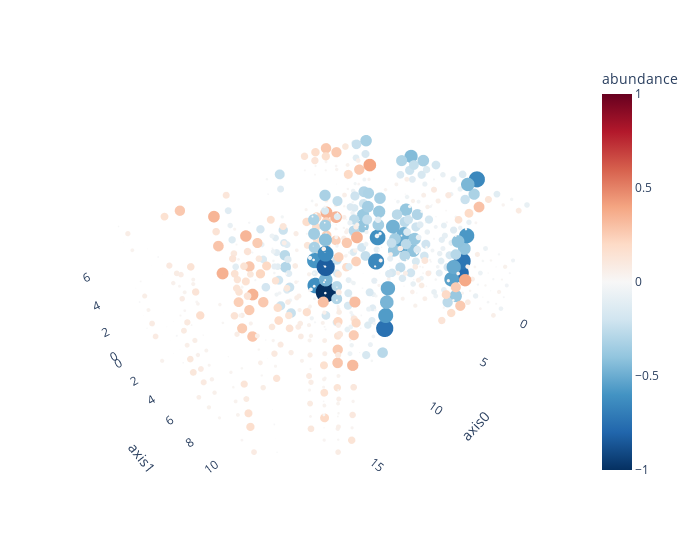

Notebook source saved alongside this figure:
### Code cell
# generate simulated data

true_rank = 5
true_shape = [20, 15, 10]
true_densities = [.2, .4, .6]

# re-seed simulated data until all factor matrices are full rank
full_rank = False
while not full_rank:
    # generate simulated tensor
    sim_tensor = simulated_sparse_tensor(
        shape=true_shape,                
        rank=true_rank,                         
        densities=true_densities, 
        factor_dist_list=[
            scipy.stats.uniform(loc=-1, scale=2),  
            scipy.stats.uniform(),  
            scipy.stats.uniform()
        ], 
        random_state=9481
    )
    # check that all factors are full rank
    full_rank = np.all([np.linalg.matrix_rank(factor) == true_rank for factor in sim_tensor.factors])

# visualize noiseless simulated data tensor
fig = visualize_3d_tensor(
    sim_tensor.to_tensor(noise_level=0),
    shell=False, 
    midpoint=0, 
    show_colorbar=True,
    label_axes=True, 
    range_color=[-1, 1], 
    opacity=1, 
)
fig.show()

### Figure 1 — Plotly figure (JSON) as saved in the notebook; plotly's stock layout.template omitted (floating-point values rounded to 4 significant figures; data arrays with more than 128 entries replaced by an {"elided": "..."} marker saying what was removed)
{"data": [{"hovertemplate": "axis0=%{x}<br>axis1=%{y}<br>axis2=%{z}<br>abs_exp=%{marker.size}<br>abundance=%{marker.color}<extra></extra>", "legendgroup": "", "marker": {"color": {"elided": "3000 float values"}, "coloraxis": "coloraxis", "line": {"width": 0}, "opacity": 1, "size": {"elided": "3000 float values"}, "sizemode": "area", "sizeref": 0.002624, "symbol": "circle"}, "mode": "markers", "name": "", "scene": "scene", "showlegend": false, "type": "scatter3d", "x": {"elided": "3000 int values"}, "y": {"elided": "3000 int values"}, "z": {"elided": "3000 int values"}}], "layout": {"coloraxis": {"cmax": 1, "cmid": 0, "cmin": -1, "colorbar": {"title": {"text": "abundance"}}, "colorscale": [[0, "rgb(5,48,97)"], [0.1, "rgb(33,102,172)"], [0.2, "rgb(67,147,195)"], [0.3, "rgb(146,197,222)"], [0.4, "rgb(209,229,240)"], [0.5, "rgb(247,247,247)"], [0.6, "rgb(253,219,199)"], [0.7, "rgb(244,165,130)"], [0.8, "rgb(214,96,77)"], [0.9, "rgb(178,24,43)"], [1, "rgb(103,0,31)"]], "showscale": true}, "legend": {"itemsizing": "constant", "tracegroupgap": 0}, "margin": {"t": 60}, "paper_bgcolor": "#fff", "plot_bgcolor": "#fff", "scene": {"aspectmode": "data", "domain": {"x": [0, 1], "y": [0, 1]}, "xaxis": {"showbackground": false, "title": {"text": "axis0"}, "visible": true}, "yaxis": {"showbackground": false, "title": {"text": "axis1"}, "visible": true}, "zaxis": {"showbackground": false, "title": {"text": "axis2"}, "visible": true}}, "width": 700}}
